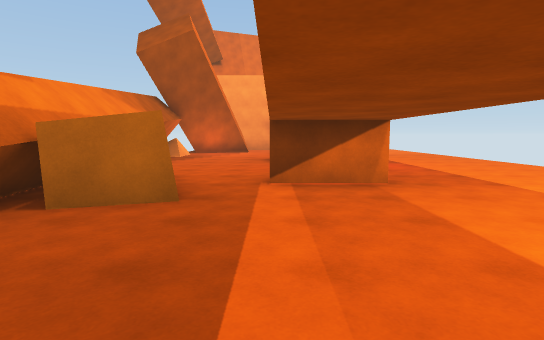
[1] (above)

12 first-person views from a walk through a 3-D level made in the Unity game engine. The camera is 1.4 m above the floor, tilts 6° down and sees 80° across. The floor is counted in squares, 2 m on a side. Each view is taken from the middle of a square. On the plan, view 1 faces up. The plan holds only what a view shows up to about 10 squares ahead; the rest is blank. The place goes on beyond the plan. Surface patterns are stand-ins for the level's own textures.

[2]
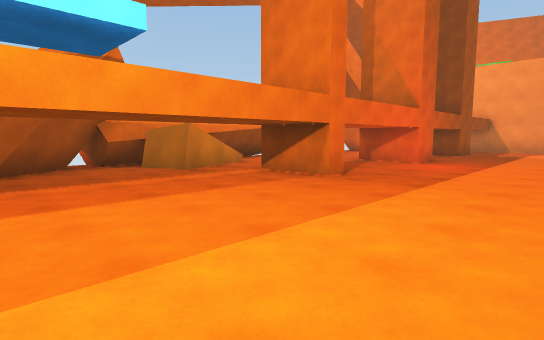

[3]
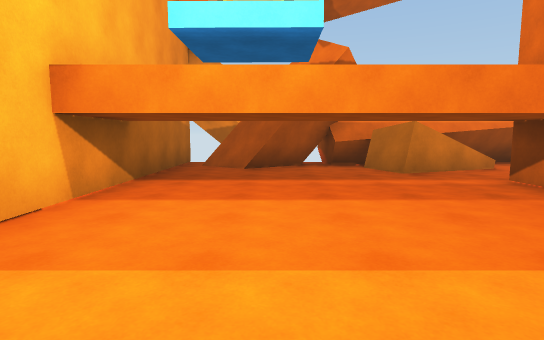

[4]
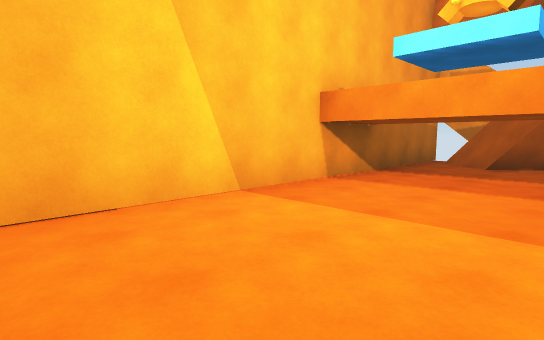

[5]
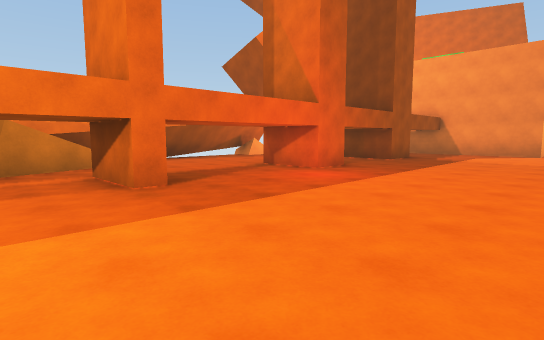

[6]
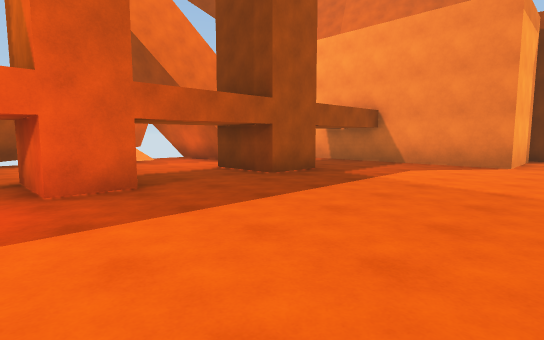

[7]
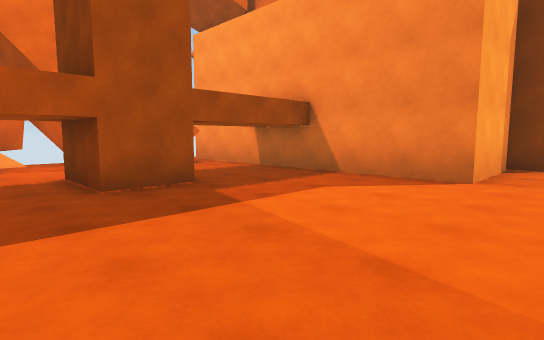

[8]
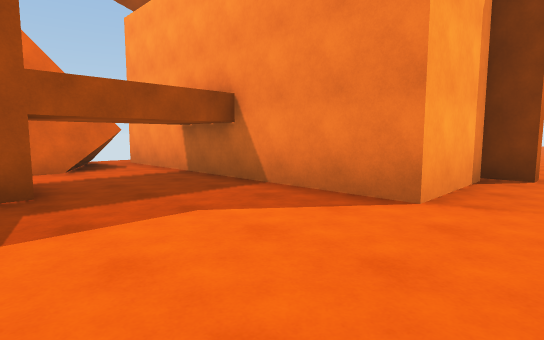

[9]
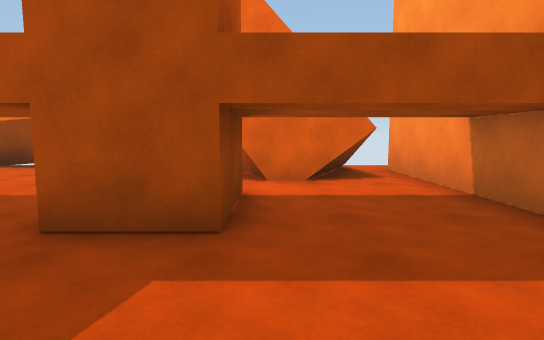

[10]
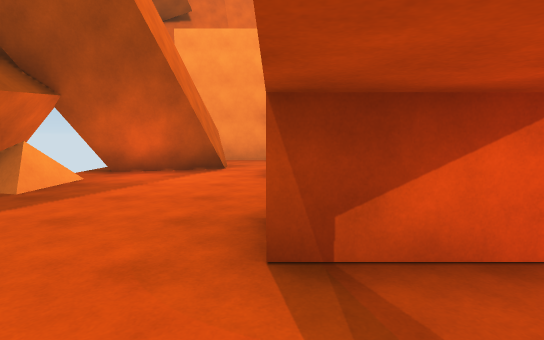

[11]
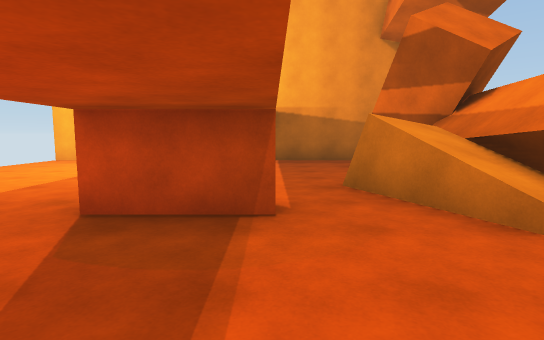

[12]
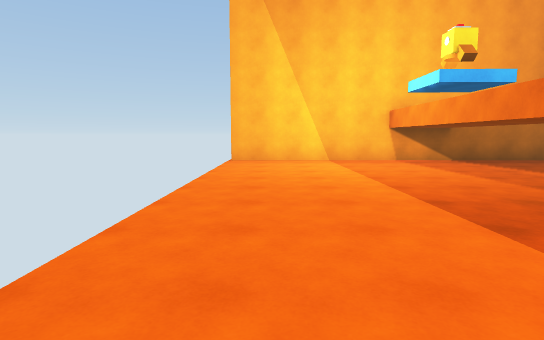

### Floor plan
Key: @ floor where view 1 was taken; # wall or solid block; x gap in a wall; . main floor; : floor 2 m higher than the main floor; + floor 3.75 m higher than the main floor; / step, stairs or slope; = window, fence, low wall or low ledge; v drop or lower ground.
Columns run from 4 left of view 1 to 6 right of it. Each row starts with its distance up from view 1.
 19         ##
 18         #..
 17  .#######..
 16  ..........
 15   ##.......
 14   ##.......
 13  ##.##.....
 12 ##.........
 11  #.........
 10 +..........
  9 v ..##.....
  8 v..........
  7 v:.........
  6 vx/........
  5 v==.##.....
  4  ##........
  3 ###........
  2 ##.........
  1 ###........
  0 ##..@......
 -1 x..........
 -2  #########x

Positions as (right, up) in squares from view 1, and headings:
1: (0, 0), facing up
2: (5, 0), facing up-left
3: (5, 1), facing left
4: (6, 2), facing down-left
5: (6, 3), facing up-left
6: (6, 8), facing up-left
7: (6, 11), facing up-left
8: (6, 13), facing up-left
9: (4, 14), facing left
10: (0, 7), facing up
11: (0, 8), facing down
12: (5, 8), facing down
